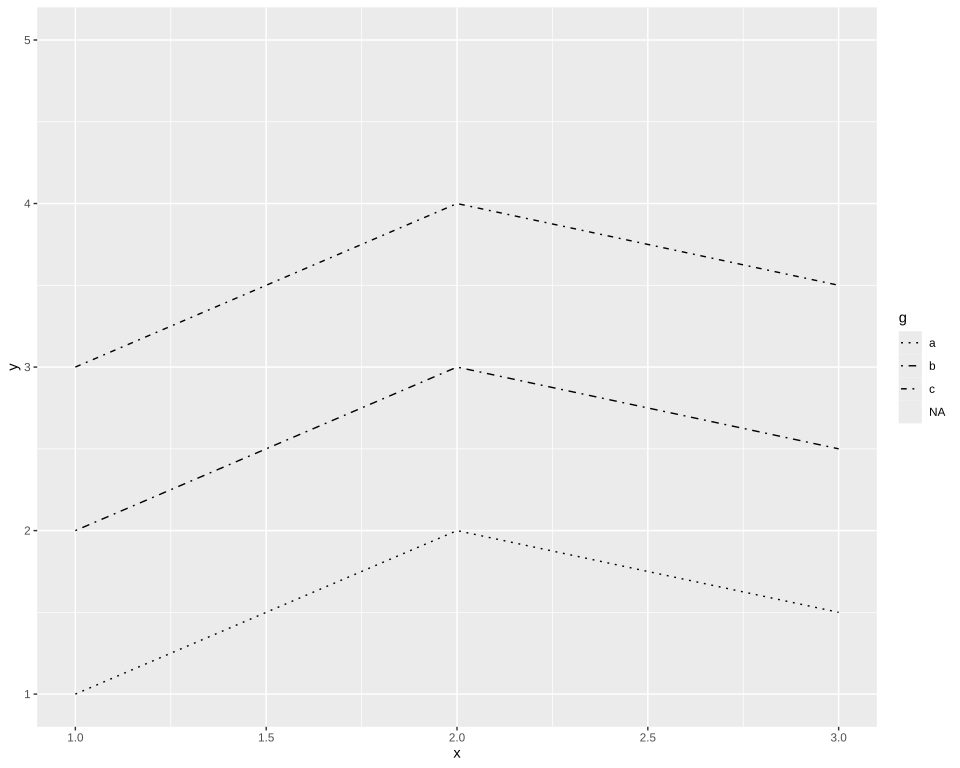

Generate this figure with R:
# The plot test/golden/linetype_manual.svg draws, drawn by ggplot2 itself, as ggplot2's own visual
# tests draw their snapshots: the independent check on that golden whenever it changes. The suite
# never runs this; it needs R, ggplot2 and vdiffr, saved as the Docker image giggly-r:ggplot2-4.0.3.
# From the repository's root:
#
#   docker run --rm -v "$PWD/test/golden":/golden:ro giggly-r:ggplot2-4.0.3 \
#     Rscript /golden/linetype_manual.R > linetype_manual.ggplot2.svg
#
# and compare the two drawings element by element, as test/golden/point.R describes.
#
# Three series and a fourth whose name is missing, their line types given by name and by pattern:
# dotted, dotdash and 3313; the missing series has none, so it draws no line and its key none.
# First checked with ggplot2 4.0.3 and vdiffr 1.0.9: every element matches, the x axis drawn before
# the y as test/golden/point.R describes, and every clip path.

library(ggplot2)

data <- data.frame(
  x = rep(c(1, 2, 3), 4),
  y = c(1, 2, 1.5, 2, 3, 2.5, 3, 4, 3.5, 4, 5, 4.5),
  g = rep(c("a", "b", "c", NA), each = 3)
)
plot <- ggplot(data, aes(x, y, linetype = g)) +
  geom_line() +
  scale_linetype_manual(values = c("dotted", "dotdash", "3313")) +
  theme_gray()

file <- tempfile(fileext = ".svg")
suppressWarnings(vdiffr::write_svg(plot, file))
cat(readLines(file), sep = "\n")
